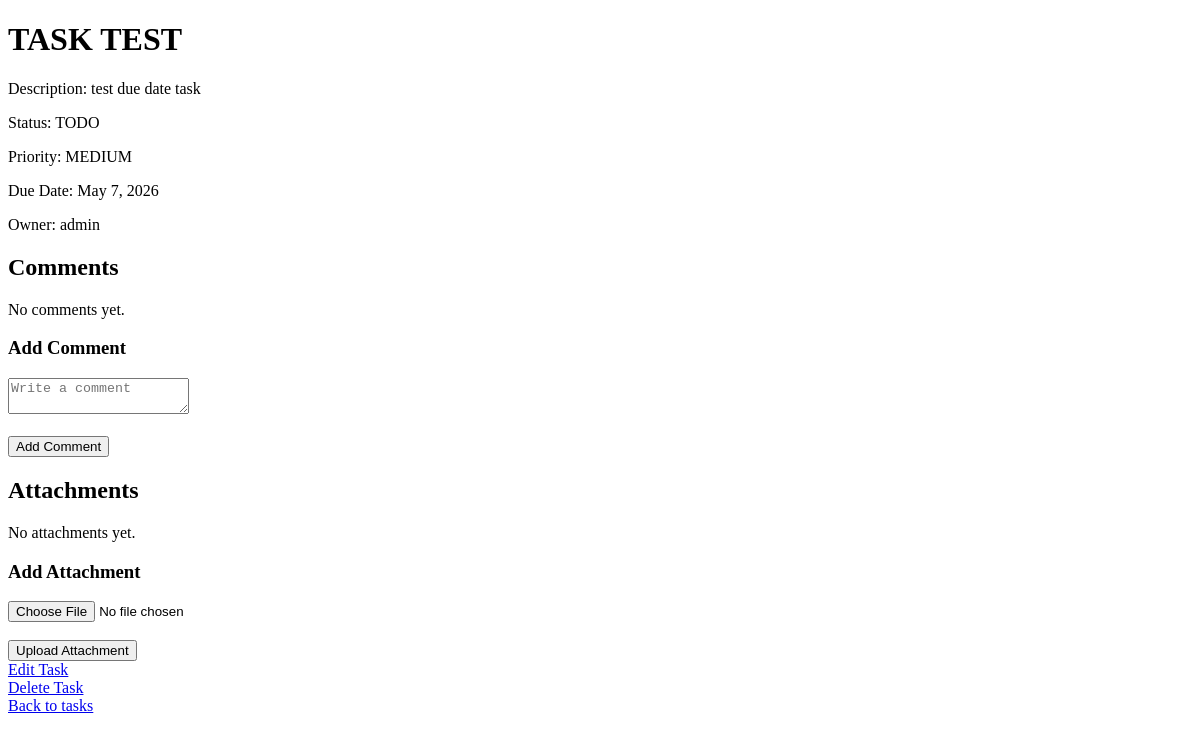
The page /tasks/4/ (signed in) on the database as committed earlier.
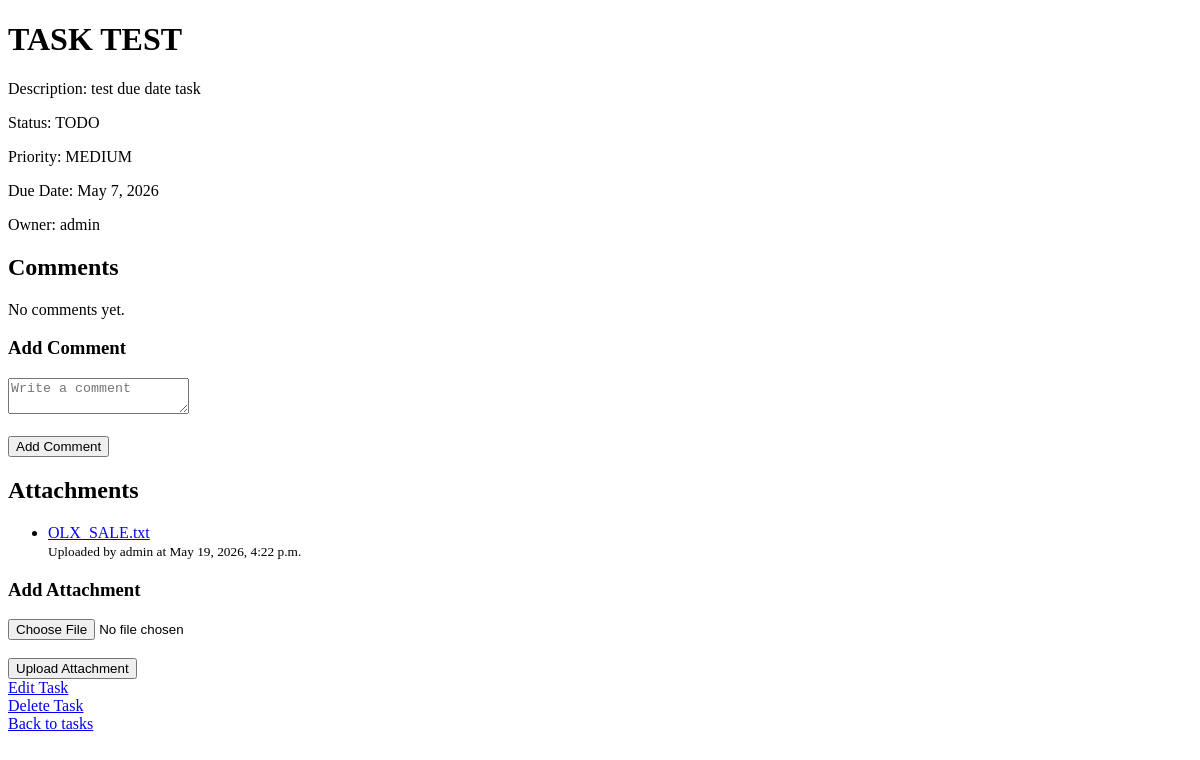
The same page on the database as committed later.
### tasks/models.py (models this page shows, shortened)
class Task(models.Model):
    class Status(models.TextChoices):
        TODO = "TODO", "To Do"
        IN_PROGRESS = "IN_PROGRESS", "In Progress"
        DONE = "DONE", "Done"
    class Priority(models.TextChoices):
        LOW = "LOW", "Low"
        MEDIUM = "MEDIUM", "Medium"
        HIGH = "HIGH", "High"
    title = models.CharField(max_length=200)
    description = models.TextField(blank=True)
    status = models.CharField(
        max_length=20,
        choices=Status.choices,
        default=Status.TODO,
    )
    priority = models.CharField(
        max_length=20,
        choices=Priority.choices,
        default=Priority.MEDIUM,
    )
    due_date = models.DateField(
        null=True,
        blank=True,
    )
    owner = models.ForeignKey(
        User,
        on_delete=models.CASCADE,
        related_name="tasks",
    )
    created_at = models.DateTimeField(auto_now_add=True)
    updated_at = models.DateTimeField(auto_now=True)

class Attachment(models.Model):
    task = models.ForeignKey(
        Task,
        on_delete=models.CASCADE,
        related_name="attachments",
    )
    uploaded_by = models.ForeignKey(
        User,
        on_delete=models.CASCADE,
        related_name="attachments",
    )
    file = models.FileField(upload_to="attachments/")
    created_at = models.DateTimeField(auto_now_add=True)
    @property
    def filename(self):
        return Path(self.file.name).name

### tasks/views.py (the view, shortened to what this page needs)
# urls.py: path("<int:task_id>/", views.task_detail, name="task_detail"),
@login_required
def task_detail(request, task_id):
    task = get_object_or_404(
        Task,
        id=task_id,
        owner=request.user,
    )
    comments = task.comments.order_by("-created_at")
    attachments = task.attachments.order_by("-created_at")
    return render(
        request,
        "tasks/task_detail.html",
        {
            'task': task,
            'comments': comments,
            'attachments': attachments,
        },
    )

### tasks/templates/tasks/task_detail.html (shortened to what this page needs)
<!DOCTYPE html>
<html lang="en">
<head>
</head>
<body>
    <h1>{{ task.title }}</h1>
    <p>Description: {{ task.description }}</p>
    <p>Status: {{ task.status }}</p>
    <p>Priority: {{ task.priority }}</p>
    <p>Due Date: {{ task.due_date }}</p>
    <p>Owner: {{ task.owner.username }}</p>
    <h2>Comments</h2>
    {% if comments %}
    <ul>
        {% for comment in comments %}
        <li>
            <strong>{{ comment.author.username }}</strong>:
            {{ comment.text }}
            <br>
            <small>{{ comment.created_at }}</small>
        </li>
        {% endfor %}
    </ul>
    {% else %}
    <p>No comments yet.</p>
    {% endif %}
    <h3>Add Comment</h3>
    <form method="post">
        <textarea name="text" placeholder="Write a comment" required></textarea>
        <br><br>
        <button type="submit">Add Comment</button>
    </form>
    <h2>Attachments</h2>
    {% if attachments %}
    <ul>
        {% for attachment in attachments %}
        <li>
            <a href="{{ attachment.file.url }}">
                {{ attachment.filename }}
            </a>
            <br>
            <small>Uploaded by {{ attachment.uploaded_by.username }} at {{ attachment.created_at }}</small>
        </li>
        {% endfor %}
    </ul>
    {% else %}
    <p>No attachments yet.</p>
    {% endif %}
    <h3>Add Attachment</h3>
    <form method="post" enctype="multipart/form-data">
    <input type="file" name="file">
    <br><br>
    <button type="submit">Upload Attachment</button>
</form>
    <a href="{% url 'edit_task' task.id %}">Edit Task</a>
    <br>
    <a href="{% url 'delete_task' task.id %}">Delete Task</a>
    <br>
    <a href="{% url 'task_list' %}">Back to tasks</a>
</body>
</html>

Rows that differ between the two databases and show on the page:
added Attachment: filename "OLX_SALE.txt", uploaded_by.username "admin", created_at "May 19, 2026, 4:22 p.m."
Other text that changed with them:
text no longer shown: "No attachments yet."
